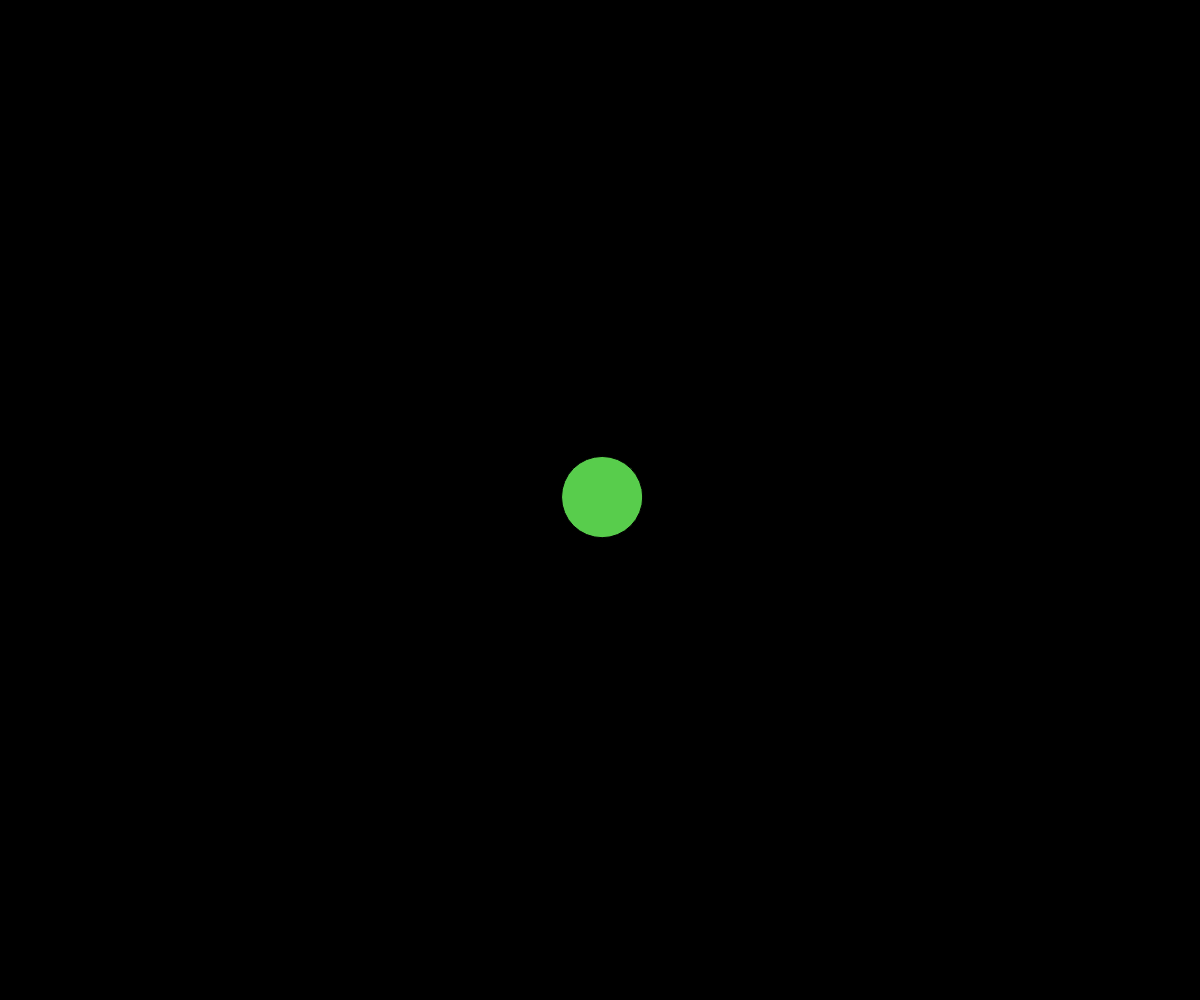
Frame 1 (no input)
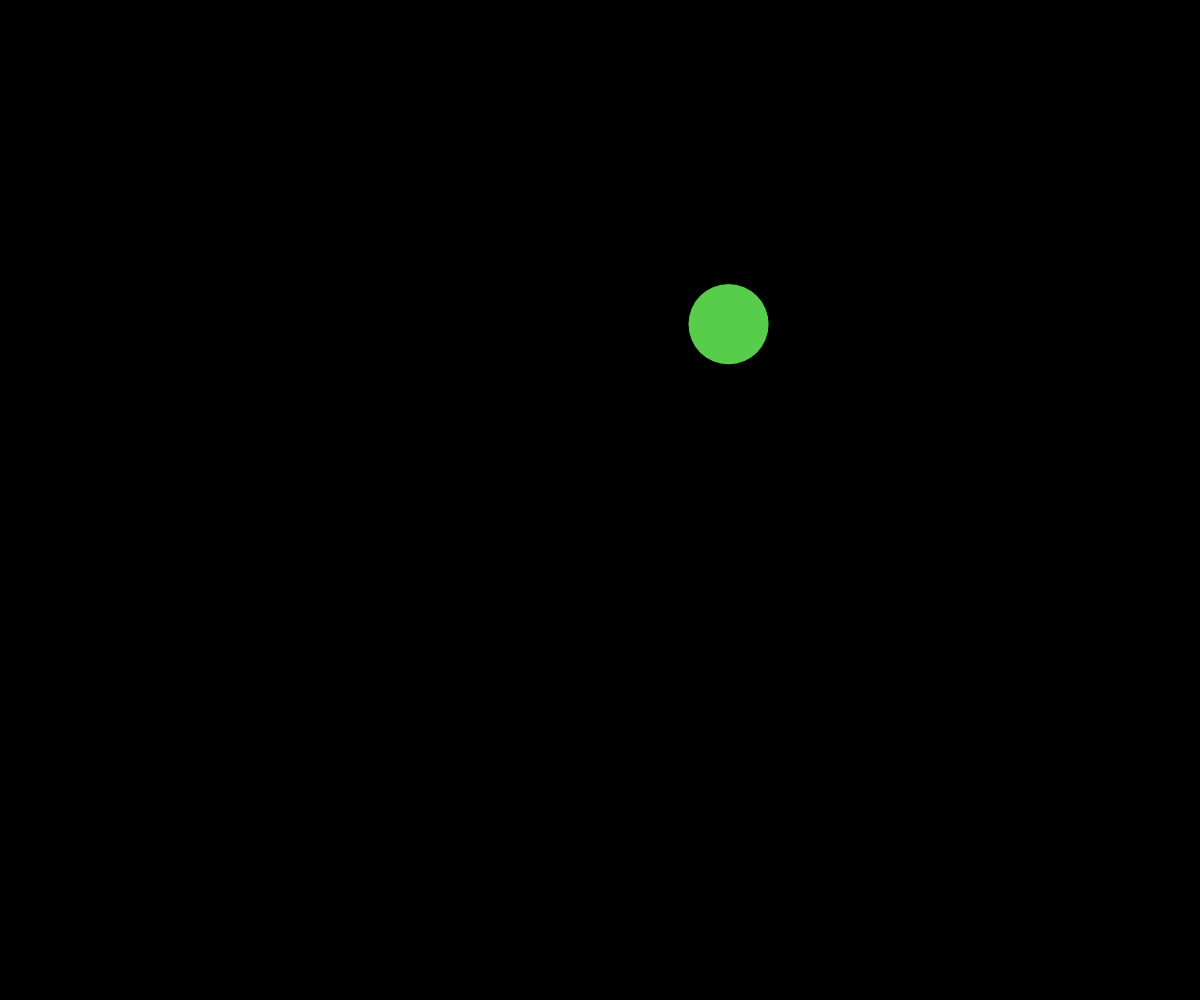
Frame 60 (no input)
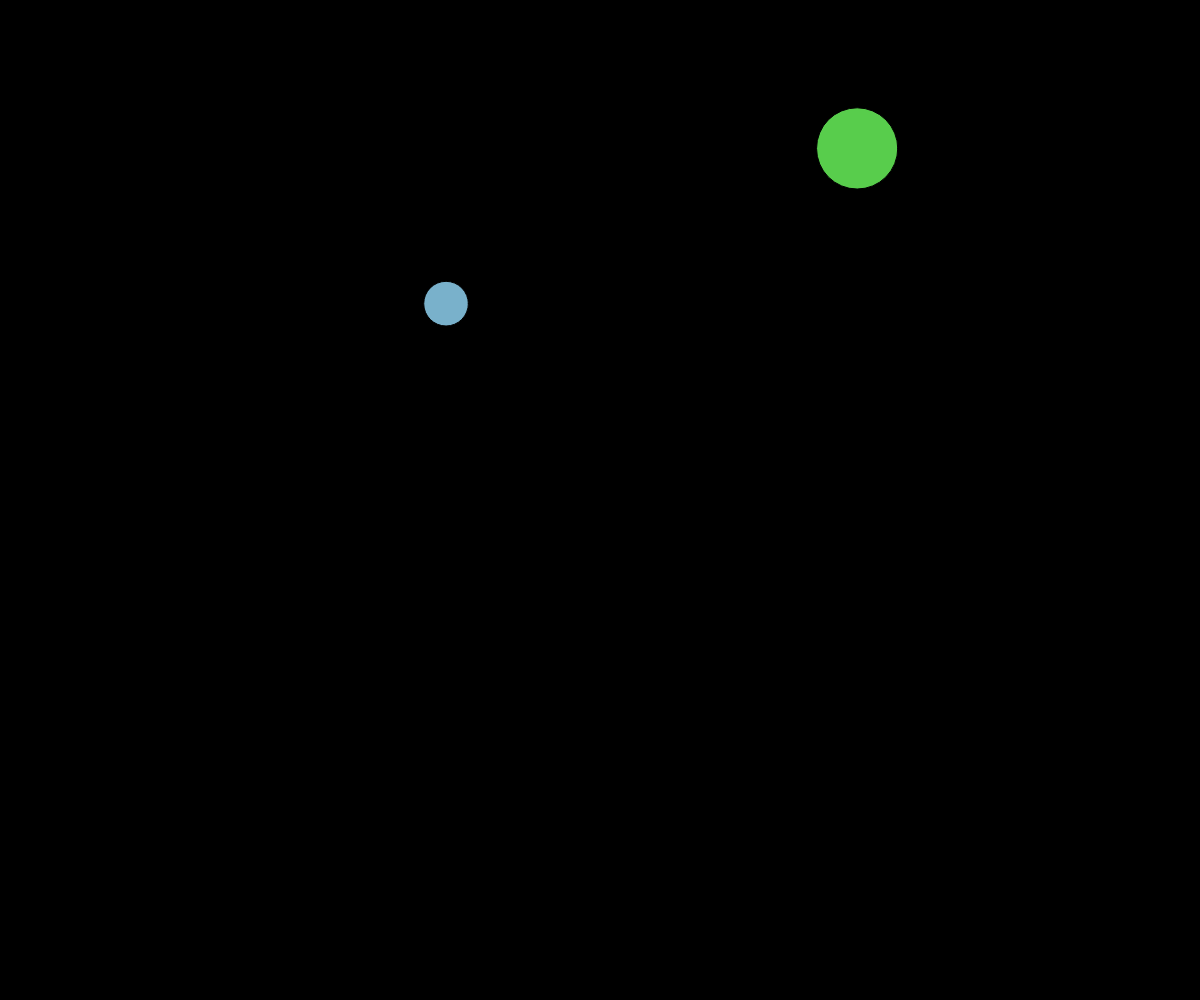
Frame 120 (the mouse pressed at the canvas centre since frame 60)

The p5.js sketch that drew these frames (run headless with seeded random() and noise() and a simulated clock; from frame 60 on, the mouse is pressed at the canvas centre):

// p5.js sketch
// ── sketch.js
// Bouncing balls demo
//using array and obj notation

let shapes = [];

function setup() {
  createCanvas(windowWidth, windowHeight);
  spawnBall(width/2,height/2);
}

function draw() {
  background(0);
  moveShapes();
  displayShapes();
}
function moveShapes(){
  for (let i = 0; i<shapes.length; i++){
    shapes[i].x += shapes[i].dx;
    shapes[i].y += shapes[i].dy;
  }
}
function mousePressed(){
  spawnBall(mouseX,mouseY);
}
function displayShapes(){
  for (let i = 0; i<shapes.length; i++){
    fill(shapes[i].colour);
    circle(shapes[i].x, shapes[i].y, shapes[i].diameter);
  }
}
function spawnBall(tempx,tempy){
  let newBall = {
    x: tempx,
    y: tempy,
    dx: random(-5,5),
    dy: random(-5,5),
    diameter: random(25,100),
    colour: color(random(255),random(255),random(255))
  };
  shapes.push(newBall);
}
